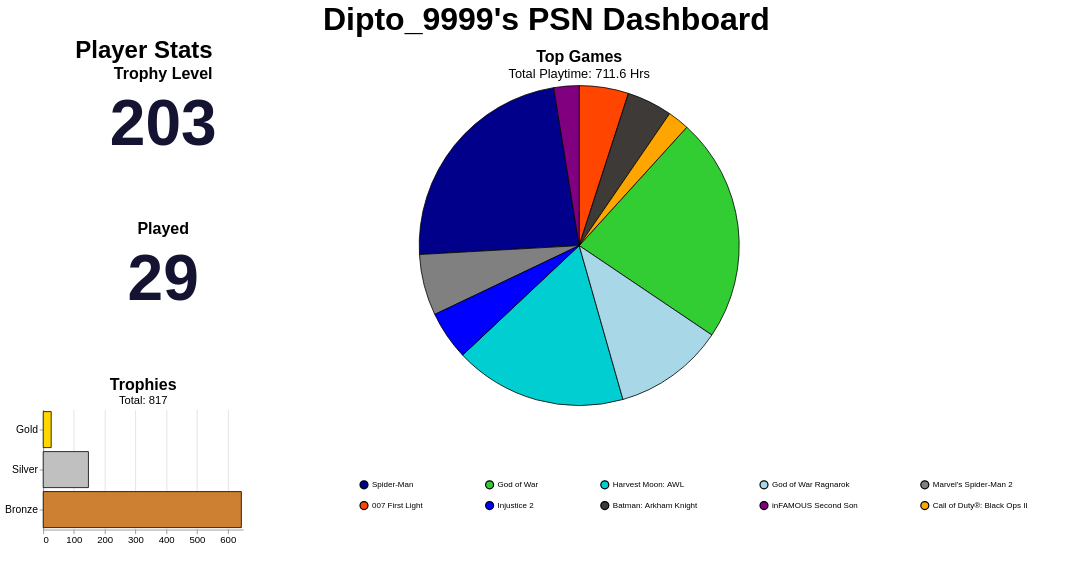

Describe this chart as a Vega-Lite specification.
### Vega-Lite specification from a JSON file in a GitHub repository (floating-point values rounded to 4 significant figures)
{"config": {"view": {"continuousWidth": 300, "continuousHeight": 300, "strokeOpacity": 0, "strokeWidth": 1.5}, "axis": {"labelFontSize": 12, "titleFontSize": 16}, "legend": {"labelFontSize": 12, "titleFontSize": 16}}, "hconcat": [{"vconcat": [{"data": {"name": "data-372b3804121f6aa3f1332df797f3346c"}, "mark": {"type": "text", "align": "center", "baseline": "middle", "color": "#141331", "fontSize": 80, "fontWeight": "bold"}, "encoding": {"text": {"field": "Value", "type": "quantitative"}, "x": {"axis": null, "field": "Metric", "type": "nominal"}, "y": {"value": 50}}, "height": 150, "title": {"text": "Trophy Level", "anchor": "middle", "fontSize": 20}, "width": 300}, {"data": {"name": "data-2f901c88a4af9814284bbd5df2c7cbd5"}, "mark": {"type": "text", "align": "center", "baseline": "middle", "color": "#141331", "fontSize": 80, "fontWeight": "bold"}, "encoding": {"text": {"field": "Value", "type": "quantitative"}, "x": {"axis": null, "field": "Metric", "type": "nominal"}, "y": {"value": 50}}, "height": 150, "title": {"text": "Played", "anchor": "middle", "fontSize": 20}, "width": 300}, {"data": {"name": "data-4e024515abbc59d80be0637a943e97ae"}, "mark": {"type": "bar", "stroke": "black", "strokeWidth": 1}, "encoding": {"color": {"field": "type", "legend": null, "scale": {"domain": ["Platinum", "Gold", "Silver", "Bronze"], "range": ["#B9F2FF", "#FFD700", "#C0C0C0", "#CD7F32"]}, "type": "nominal"}, "tooltip": [{"field": "type", "title": "Trophy", "type": "nominal"}, {"field": "count", "title": "Count", "type": "quantitative"}], "x": {"axis": {"tickMinStep": 1, "title": ""}, "field": "count", "type": "quantitative"}, "y": {"axis": {"labelFontSize": 13, "title": ""}, "field": "type", "sort": ["Platinum", "Gold", "Silver", "Bronze"], "type": "nominal"}}, "height": 150, "title": {"text": "Trophies", "anchor": "middle", "fontSize": 20, "subtitle": "Total: 817", "subtitleFontSize": 14}, "width": 250}], "title": {"text": "Player Stats", "anchor": "middle", "fontSize": 30}}, {"data": {"name": "data-fad045e0419a35ebad821db2102381f9"}, "mark": {"type": "arc", "stroke": "black", "strokeWidth": 1}, "encoding": {"color": {"field": "name", "legend": {"columnPadding": 75, "columns": 5, "direction": "horizontal", "labelFontSize": 10, "orient": "bottom", "padding": 75, "rowPadding": 10, "title": "", "titleAlign": "center", "titleFontSize": 16}, "scale": {"range": ["#00008B", "#32CD32", "#00CED1", "#A8D7E7", "#808080", "#FF4500", "#0000FF", "#3D3A38", "#800080", "#FFA500", "#006400", "#8B0000", "#FFD700", "#4682B4", "#2E8B57"]}, "sort": null, "type": "nominal"}, "theta": {"field": "playtime_percentage", "type": "quantitative"}, "tooltip": [{"field": "name", "title": "Game", "type": "nominal"}, {"field": "playtime_forever", "format": ".1f", "title": "Time (Hrs)", "type": "quantitative"}, {"field": "playtime_percentage", "format": ".2f", "title": "Playtime (%)", "type": "quantitative"}]}, "height": 400, "title": {"text": "Top Games", "anchor": "middle", "fontSize": 20, "subtitle": "Total Playtime: 711.6 Hrs", "subtitleFontSize": 16}, "width": 700}], "padding": {"left": 250, "right": 250, "top": 0, "bottom": 0}, "resolve": {"scale": {"color": "independent"}}, "title": {"text": "Dipto_9999's PSN Dashboard", "anchor": "middle", "fontSize": 40}, "$schema": "https://vega.github.io/schema/vega-lite/v6.1.0.json", "datasets": {"data-372b3804121f6aa3f1332df797f3346c": [{"Metric": "Trophy Level", "Value": 203}], "data-2f901c88a4af9814284bbd5df2c7cbd5": [{"Metric": "Played", "Value": 29}], "data-4e024515abbc59d80be0637a943e97ae": [{"type": "Gold", "count": 26}, {"type": "Silver", "count": 147}, {"type": "Bronze", "count": 644}], "data-fad045e0419a35ebad821db2102381f9": [{"name": "Spider-Man", "playtime_forever": 166.1, "title_id": "CUSA02299_00", "playtime_percentage": 23.34}, {"name": "God of War", "playtime_forever": 161.5, "title_id": "CUSA07408_00", "playtime_percentage": 22.7}, {"name": "Harvest Moon: AWL", "playtime_forever": 123.9, "title_id": "CUSA06584_00", "playtime_percentage": 17.41}, {"name": "God of War Ragnarok", "playtime_forever": 79.36, "title_id": "PPSA08329_00", "playtime_percentage": 11.15}, {"name": "Marvel's Spider-Man 2", "playtime_forever": 44.07, "title_id": "PPSA03016_00", "playtime_percentage": 6.19}, {"name": "007 First Light", "playtime_forever": 35.42, "title_id": "PPSA11386_00", "playtime_percentage": 4.98}, {"name": "Injustice 2", "playtime_forever": 34.98, "title_id": "CUSA10992_00", "playtime_percentage": 4.92}, {"name": "Batman: Arkham Knight", "playtime_forever": 32.57, "title_id": "CUSA00133_00", "playtime_percentage": 4.58}, {"name": "inFAMOUS Second Son", "playtime_forever": 18.18, "title_id": "CUSA00223_00", "playtime_percentage": 2.55}, {"name": "Call of Duty®: Black Ops II", "playtime_forever": 15.53, "title_id": "CUSA57548_00", "playtime_percentage": 2.18}]}}
